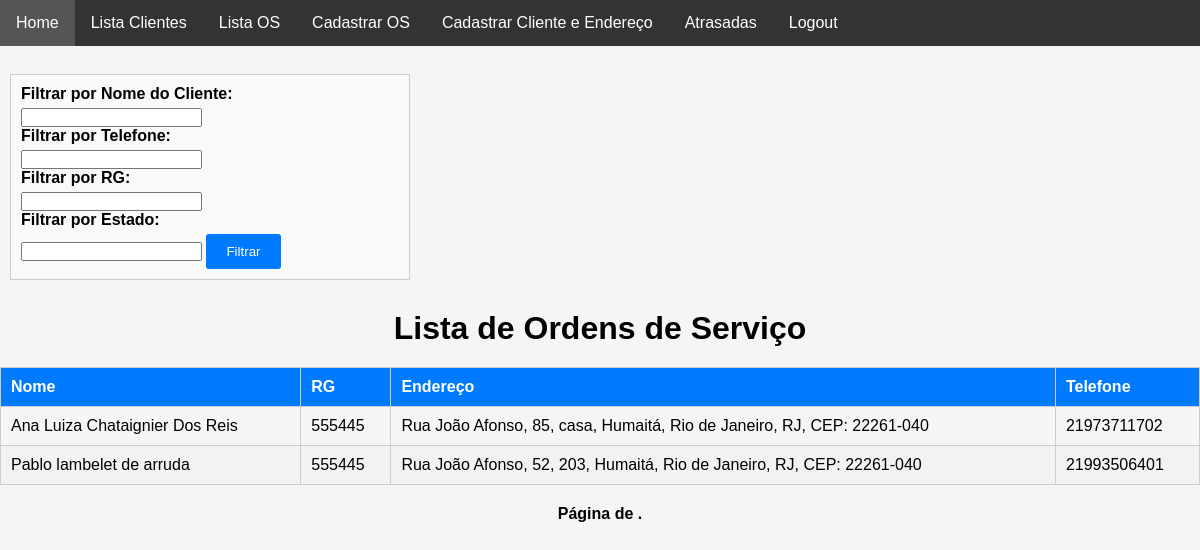
Before: /staff/lista_clientes/ with the older database file.
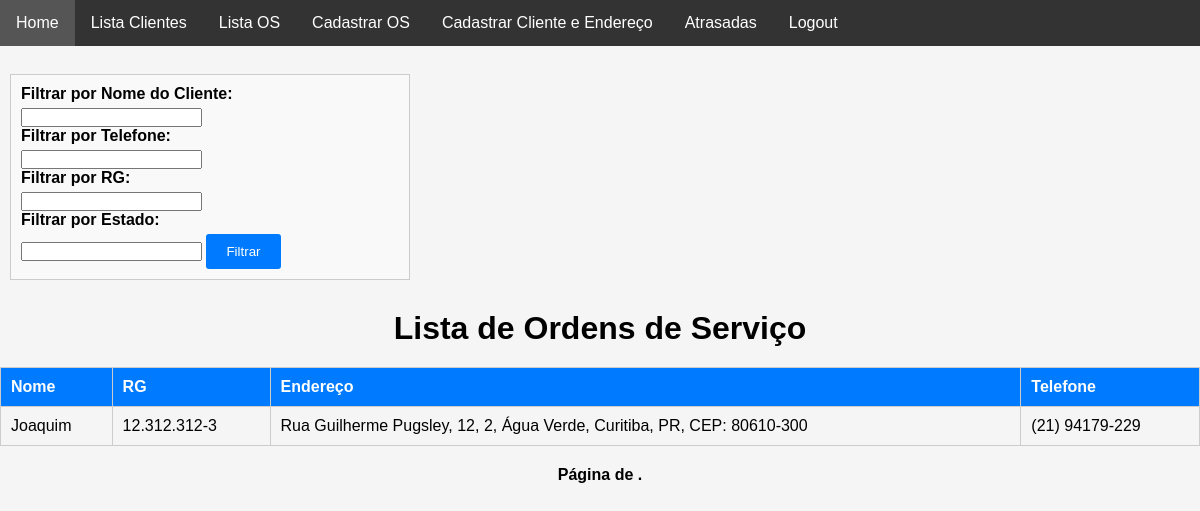
After: the same page with the newer database file.
### staff/models.py (models this page shows, shortened)
class Cliente(models.Model):
    nome = models.CharField(max_length=50, validators=[MinLengthValidator(3)])
    rg = models.CharField(max_length=12, validators=[MinLengthValidator(3)])
    endereco = models.ForeignKey(Endereco, on_delete=models.CASCADE)
    telefone1 = models.CharField(max_length=14, validators=[MinLengthValidator(3)])
    telefone2 = models.CharField(max_length=14, validators=[MinLengthValidator(3)])

### authentication/models.py (models this page shows)
class Endereco(models.Model):
    cep = models.CharField(max_length=10)
    rua = models.CharField(max_length=30, validators=[MinLengthValidator(3)])
    bairro = models.CharField(max_length=20, validators=[MinLengthValidator(3)])
    cidade = models.CharField(max_length=20, validators=[MinLengthValidator(3)])
    estado = models.CharField(max_length=2, choices=STATE_CHOICES)
    numero = models.PositiveIntegerField(validators=[MinValueValidator(1)])
    complemento = models.CharField(max_length=100)
    def __str__(self):
        return f"{self.rua}, {self.numero}, {self.complemento}, {self.bairro}, {self.cidade}, {self.estado}, CEP: {self.cep}"

### staff/views.py (the view)
# urls.py: path("lista_clientes/", views.lista_clientes, name="lista_clientes"),
def lista_clientes(request):
    nome_filter = request.GET.get("nome")
    telefone_filter = request.GET.get("telefone")
    rg_filter = request.GET.get("rg")
    estado_filter = request.GET.get("endereco")
    clientes = Cliente.objects.all()
    if nome_filter:
        clientes = clientes.filter(nome__icontains=nome_filter)
    if telefone_filter:
        clientes = clientes.filter(telefone1__icontains=telefone_filter)
    if rg_filter:
        clientes = clientes.filter(rg__icontains=rg_filter)
    if estado_filter:
        clientes = clientes.filter(
            cliente__endereco__estado__icontains=estado_filter
        )  # Substitua 'endereco_field' pelo campo correto no modelo de Endereço
    return render(
        request,
        "lista_clientes.html",
        {
            "clientes": clientes,
            "nome_filter": nome_filter,
            "telefone_filter": telefone_filter,
            "rg_filter": rg_filter,
            "estado_filter": estado_filter,
        },
    )

### staff/templates/lista_clientes.html (shortened to what this page needs)
<!DOCTYPE html>
<html lang="en">
<head>
</head>
<body>
    <nav class="navbar">
      <ul>
          <li><a href="{% url 'staff' %}">Home</a></li>
          <li><a href="{% url 'lista_clientes' %}">Lista Clientes</a></li>
          <li><a href="{% url 'lista_os' %}">Lista OS</a></li>
          <li><a href="{% url 'formulario_os' %}" >Cadastrar OS</a></li>
          <li><a href="{% url 'formulario_cliente' %}">Cadastrar Cliente e Endereço</a></li>
          <li><a href="{% url 'ordens_em_atraso' %}">Atrasadas</a></li>
          <li><a href="{% url 'sair' %}">Logout</a></li>
      </ul>
  </nav>
    <br>
<form method="get">
    <label for="nome_filter">Filtrar por Nome do Cliente:</label>
    <input type="text" id="nome_filter" name="nome" />
    <label for="telefone_filter">Filtrar por Telefone:</label>
    <input type="text" id="telefone_filter" name="telefone" />
    <label for="rg_filter">Filtrar por RG:</label>
    <input type="text" id="rg_filter" name="rg" />
    <label for="estado_filter">Filtrar por Estado:</label>
    <input type="text" id="estado_filter" name="Estado" />
    <input type="submit" value="Filtrar" />
</form>
    <h1>Lista de Ordens de Serviço</h1>
    <table>
        <thead>
            <tr>
                <th>Nome</th>
                <th>RG</th>
                <th>Endereço</th>
                <th>Telefone</th>
            </tr>
        </thead>
        <tbody>
            {% for cliente in clientes %}
            <tr>
                <td>{{ cliente.nome }}</td>
                <td>{{ cliente.rg }}</td>
                <td>{{ cliente.endereco }}</td>
                <td>{{ cliente.telefone1 }}</td>
            </tr>
            {% endfor %}
        </tbody>
    </table>
    <div class="pagination">
        <span class="step-links">
            <span class="current-page">
                Página {{ ordens_de_servico.number }} de {{ ordens_de_servico.paginator.num_pages }}.
            </span>
        </span>
    </div>
</body>
</html>

Changed rows visible on the page:
removed Cliente: nome "Pablo lambelet de arruda", rg "555445", endereco "Rua João Afonso, 52, 203, Humaitá, Rio de Janeiro, RJ, CEP: 22261-040", telefone1 "21993506401"
changed Cliente: nome "Ana Luiza Chataignier Dos Reis" → "Joaquim"; rg "555445" → "12.312.312-3"; endereco "Rua João Afonso, 85, casa, Humaitá, Rio de Janeiro, RJ, CEP: 22261-040" → "Rua Guilherme Pugsley, 12, 2, Água Verde, Curitiba, PR, CEP: 80610-300"; telefone1 "21973711702" → "(21) 94179-229"
